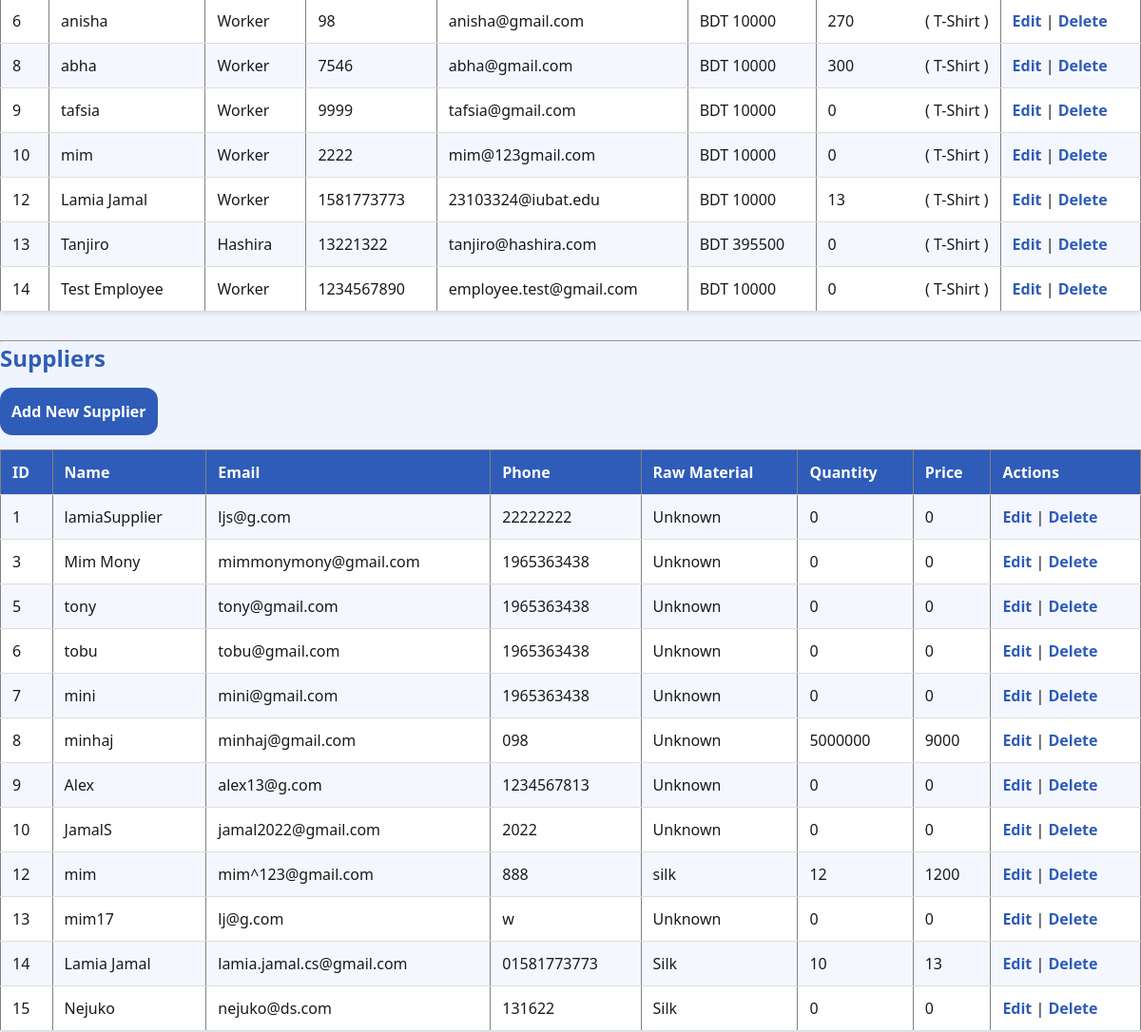
The page /admin-redirect/ (signed in, middle part) on the database as committed earlier.
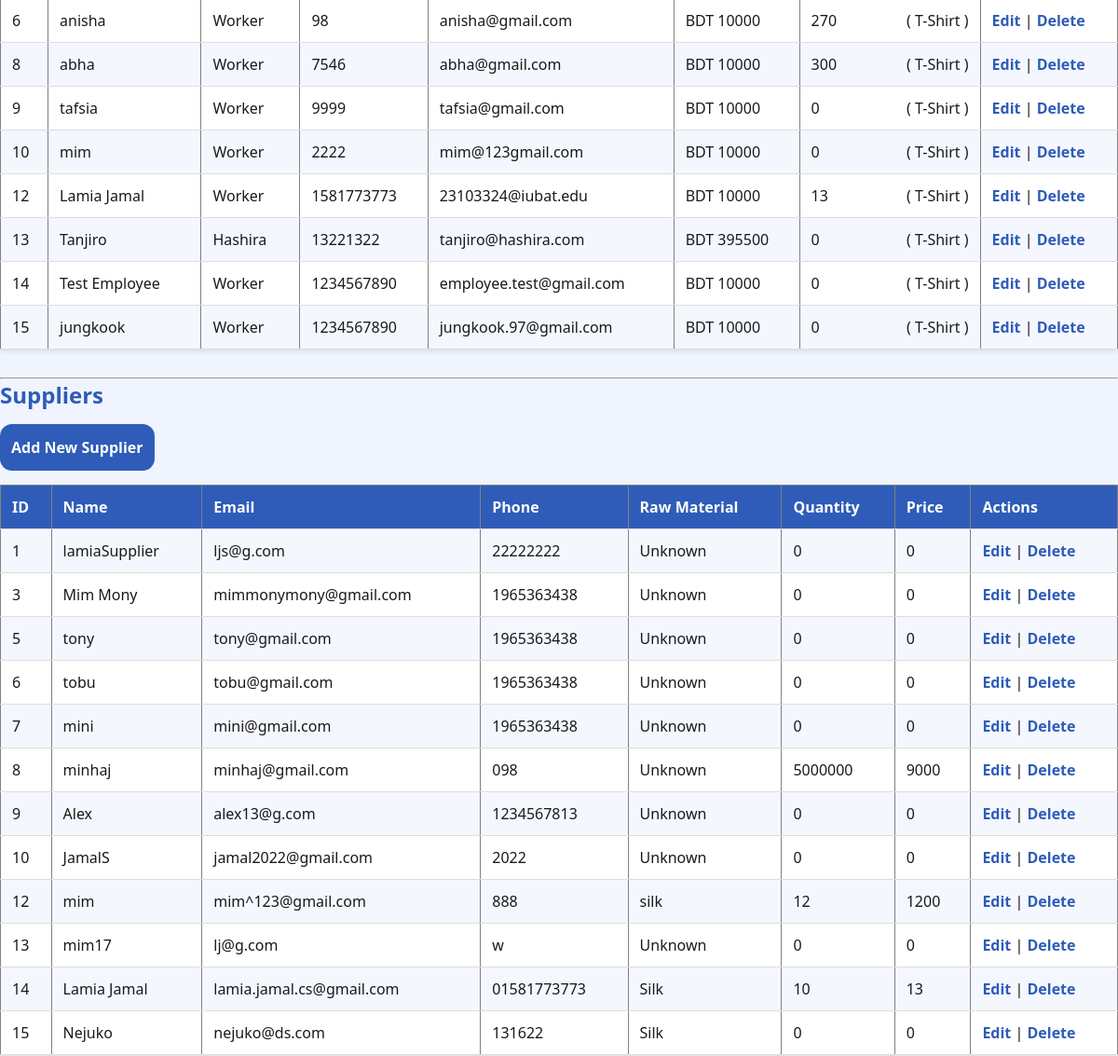
The same page on the database as committed later.
### fms/models.py (models this page shows)
class Employee(models.Model):
    sl = models.AutoField(primary_key=True, auto_created=True)
    name = models.CharField(max_length=20)
    email = models.EmailField(max_length=20)
    position = models.CharField(max_length=10, default='Worker')
    phone = models.IntegerField()
    salary = models.IntegerField(default=10000)
    password = models.CharField(max_length=128, null=True, blank=True)
    bonus_percentage = models.DecimalField(
        max_digits=5,
        decimal_places=2,
        default=0
    )

class Product(models.Model):
    sl = models.AutoField(primary_key=True, auto_created=True)
    name = models.CharField(max_length=20)
    price = models.IntegerField(default=1000)

class Supplier(models.Model):
    sl = models.AutoField(primary_key=True)
    name = models.CharField(max_length=50)
    email = models.EmailField(unique=True)
    password = models.CharField(max_length=128, default="changeme123")
    phone = models.CharField(max_length=15)
    address = models.CharField(max_length=255, default="Unknown")
    Raw_Material = models.CharField(
        default="Unknown",
        max_length=50
    )
    Quantity = models.IntegerField(
        null=True,
        blank=True,
        default=0
    )
    Price = models.IntegerField(default=0)

### fms/views.py (the view)
@login_required(login_url='admin_login')
def admin_redirect(request):
    if request.user.is_authenticated and request.user.is_staff:
        employees = Employee.objects.annotate(
            total_production=Sum(
                'production__quantity'
            )
        )
        return render(
            request,
            'employee_list.html',
            {
                'employees': employees,
                'suppliers': Supplier.objects.all(),
                'products': Product.objects.all()
            }
        )
    return redirect(
        'admin_login'
    )

### fms/templates/employee_list.html (shortened to what this page needs)
<!DOCTYPE html>
<html lang="en">
<head>
    <link rel="stylesheet" href="https://cdnjs.cloudflare.com/ajax/libs/font-awesome/6.4.0/css/all.min.css">
</head>
<body>
    <br><br>
    <h1 style="text-align: center;">Admin Dashboard</h1><hr><br><br>
    <table border="1" cellpadding="10">
    {% for emp in employees %}
    <tr>
        <td>{{ emp.sl }}</td>
        <td>{{ emp.name }}</td>
        <td>{{ emp.position }}</td>
        <td>{{ emp.phone }}</td>
        <td>{{ emp.email }}</td>
        <td>BDT {{ emp.salary }}</td>
        <td>{{ emp.total_production|default:0 }}
            <p style="float: right;">( {{ products.0.name }} )</p>
        </td>
        <td>
        <a href="{% url 'employee_edit' emp.sl %}" class="btnED">Edit</a> |
        <a href="{% url 'employee_delete' emp.sl %}" onclick="return confirm('Delete this employee?');" class="btnED">Delete</a>
        </td>
    </tr>
    {% endfor %}
    </table><hr>
    <h2 id="sup">Suppliers</h2>
    <a href="{% url 'supplier_add' %}" class="btn">Add New Supplier</a>
    <table border="1" cellpadding="10">
        <tr>
            <th>ID</th>
            <th>Name</th>
            <th>Email</th>
            <th>Phone</th>
            <th>Raw Material</th>
            <th>Quantity</th>
            <th>Price</th>
            <th>Actions</th>
        </tr>
        {% for sup in suppliers %}
        <tr>
            <td>{{ sup.sl }}</td>
            <td>{{ sup.name }}</td>
            <td>{{ sup.email }}</td>
            <td>{{ sup.phone }}</td>
            <td>{{ sup.Raw_Material }}</td>
            <td>{{ sup.Quantity }}</td>
            <td>{{ sup.Price }}</td>
            <td>
                <a href="{% url 'supplier_edit' sup.sl %}" class="btnED" >Edit</a> |
                <a href="{% url 'supplier_delete' sup.sl %}" onclick="return confirm('Delete this supplier?');" class="btnED">Delete</a>
            </td>
        </tr>
        {% endfor %}
    </table><hr>
</body>
</html>

### fms/templates/employee_list.html (style rules this page uses)
* { margin: 0; padding: 0; box-sizing: border-box; font-family: 'Segoe UI', Tahoma, Geneva, Verdana, sans-serif; }
body { font-family: Arial, sans-serif; background-color: #f0f4ff; color: #1a1a1a; }
h1, h2 { color: #2e5cb8; margin-bottom: 10px; scroll-margin-top: 130px; }
a.btn { display: inline-block; background-color: #2e5cb8; color: white; padding: 014px 12px; margin: 5px 0 15px 0; text-decoration: none; border-radius: 13px; font-weight: bold; transition: background-color 0.3s ease; margin-right: 10px; align-items: center ; }
table { width: 100%; border-collapse: collapse; margin-bottom: 30px; background-color: white; box-shadow: 0 2px 5px rgba(0,0,0,0.1); }
th { background-color: #2e5cb8; color: white; }
tr:nth-child(even) { background-color: #f5f7ff; }
table a { color: #2e5cb8; text-decoration: none; font-weight: bold; }

Rows that differ between the two databases and show on the page:
added Employee: sl "15", name "jungkook", position "Worker", phone "1234567890", email "jungkook.97@gmail.com", salary "10000", total_production "0", {{ products.0.name }} "T-Shirt"
